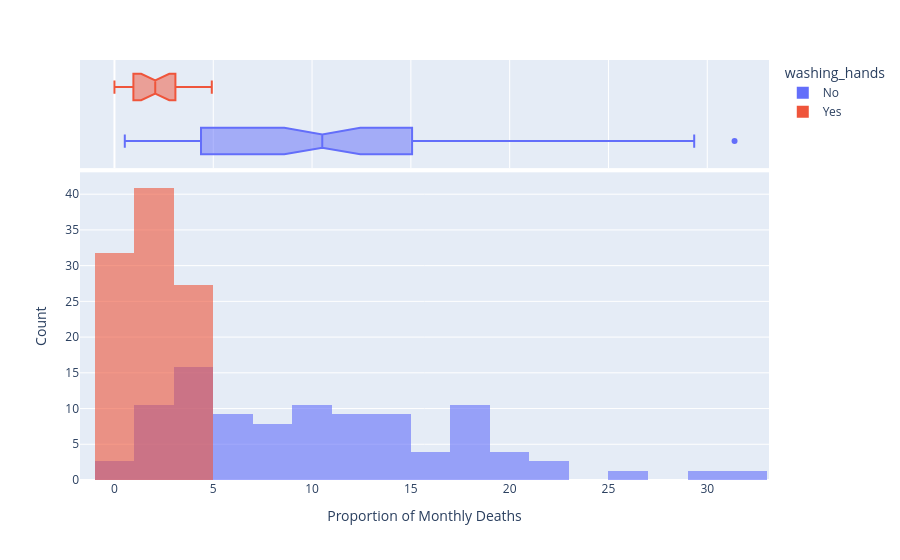

The notebook cell saved with this chart:
### Markdown cell above
### Use Histograms to Visualise the Monthly Distribution of Outcomes

**Challenge**: Create a [plotly histogram](https://plotly.com/python/histograms/) to show the monthly percentage of deaths. 

* Use docs to check out the available parameters. Use the [`color` parameter](https://plotly.github.io/plotly.py-docs/generated/plotly.express.histogram.html) to display two overlapping histograms.
* The time period of handwashing is shorter than not handwashing. Change `histnorm` to `percent` to make the time periods comparable. 
* Make the histograms slighlty transparent
* Experiment with the number of bins on the histogram. Which number work well in communicating the range of outcomes?
* Just for fun, display your box plot on the top of the histogram using the `marginal` parameter.

### Code cell
hist = px.histogram(
    df_monthly,
    x="pct_deaths",
    color="washing_hands",
    nbins=30,
    histnorm="percent",
    marginal="box",
    opacity=0.6,
    barmode="overlay",
)
hist.update_layout(
    xaxis_title="Proportion of Monthly Deaths",
    yaxis_title="Count",
)
hist.show()

### Figure 1 — Plotly figure (JSON) as saved in the notebook; plotly's stock layout.template omitted (floating-point values rounded to 4 significant figures)
{"data": [{"bingroup": "x", "histnorm": "percent", "hovertemplate": "washing_hands=No<br>pct_deaths=%{x}<br>percent=%{y}<extra></extra>", "legendgroup": "No", "marker": {"color": "#636efa", "opacity": 0.6, "pattern": {"shape": ""}}, "name": "No", "nbinsx": 30, "orientation": "v", "showlegend": true, "type": "histogram", "x": [14.57, 7.531, 4.332, 1.569, 0.7843, 5.0, 8.421, 1.351, 1.878, 11.02, 22.55, 20.85, 12.22, 10.23, 10.74, 3.226, 6.593, 20.78, 25.46, 18.39, 29.34, 22.97, 31.38, 19.12, 15.97, 12.41, 11.93, 6.098, 4.082, 0.5236, 1.554, 2.262, 17.6, 7.143, 8.051, 15.16, 11.28, 17.03, 17.31, 5.833, 2.679, 4.369, 6.32, 1.224, 3.226, 11.02, 10.55, 7.591, 4.745, 4.452, 4.231, 4.392, 7.143, 6.122, 3.586, 10.55, 14.84, 10.94, 10.49, 13.39, 18.09, 15.43, 18.97, 13.44, 10.15, 13.1, 18.06, 14.39, 14.96, 10.77, 5.369, 3.215, 1.923, 3.607, 18.27, 12.24], "xaxis": "x", "yaxis": "y"}, {"hovertemplate": "washing_hands=No<br>pct_deaths=%{x}<extra></extra>", "legendgroup": "No", "marker": {"color": "#636efa"}, "name": "No", "notched": true, "showlegend": false, "type": "box", "x": [14.57, 7.531, 4.332, 1.569, 0.7843, 5.0, 8.421, 1.351, 1.878, 11.02, 22.55, 20.85, 12.22, 10.23, 10.74, 3.226, 6.593, 20.78, 25.46, 18.39, 29.34, 22.97, 31.38, 19.12, 15.97, 12.41, 11.93, 6.098, 4.082, 0.5236, 1.554, 2.262, 17.6, 7.143, 8.051, 15.16, 11.28, 17.03, 17.31, 5.833, 2.679, 4.369, 6.32, 1.224, 3.226, 11.02, 10.55, 7.591, 4.745, 4.452, 4.231, 4.392, 7.143, 6.122, 3.586, 10.55, 14.84, 10.94, 10.49, 13.39, 18.09, 15.43, 18.97, 13.44, 10.15, 13.1, 18.06, 14.39, 14.96, 10.77, 5.369, 3.215, 1.923, 3.607, 18.27, 12.24], "xaxis": "x2", "yaxis": "y2"}, {"bingroup": "x", "histnorm": "percent", "hovertemplate": "washing_hands=Yes<br>pct_deaths=%{x}<br>percent=%{y}<extra></extra>", "legendgroup": "Yes", "marker": {"color": "#EF553B", "opacity": 0.6, "pattern": {"shape": ""}}, "name": "Yes", "nbinsx": 30, "orientation": "v", "showlegend": true, "type": "histogram", "x": [2.239, 1.2, 1.894, 4.58, 3.957, 4.472, 2.93, 3.534, 0.6873, 0.0, 0.6557, 0.9585, 1.136, 0.3717, 0.0, 0.9615, 2.341, 2.903, 1.34, 2.233, 3.085, 4.926], "xaxis": "x", "yaxis": "y"}, {"hovertemplate": "washing_hands=Yes<br>pct_deaths=%{x}<extra></extra>", "legendgroup": "Yes", "marker": {"color": "#EF553B"}, "name": "Yes", "notched": true, "showlegend": false, "type": "box", "x": [2.239, 1.2, 1.894, 4.58, 3.957, 4.472, 2.93, 3.534, 0.6873, 0.0, 0.6557, 0.9585, 1.136, 0.3717, 0.0, 0.9615, 2.341, 2.903, 1.34, 2.233, 3.085, 4.926], "xaxis": "x2", "yaxis": "y2"}], "layout": {"barmode": "overlay", "legend": {"title": {"text": "washing_hands"}, "tracegroupgap": 0}, "margin": {"t": 60}, "xaxis": {"anchor": "y", "domain": [0, 1], "title": {"text": "Proportion of Monthly Deaths"}}, "xaxis2": {"anchor": "y2", "domain": [0, 1], "matches": "x", "showgrid": true, "showticklabels": false}, "yaxis": {"anchor": "x", "domain": [0, 0.7326], "title": {"text": "Count"}}, "yaxis2": {"anchor": "x2", "domain": [0.7426, 1], "matches": "y2", "showgrid": false, "showline": false, "showticklabels": false, "ticks": ""}}}
